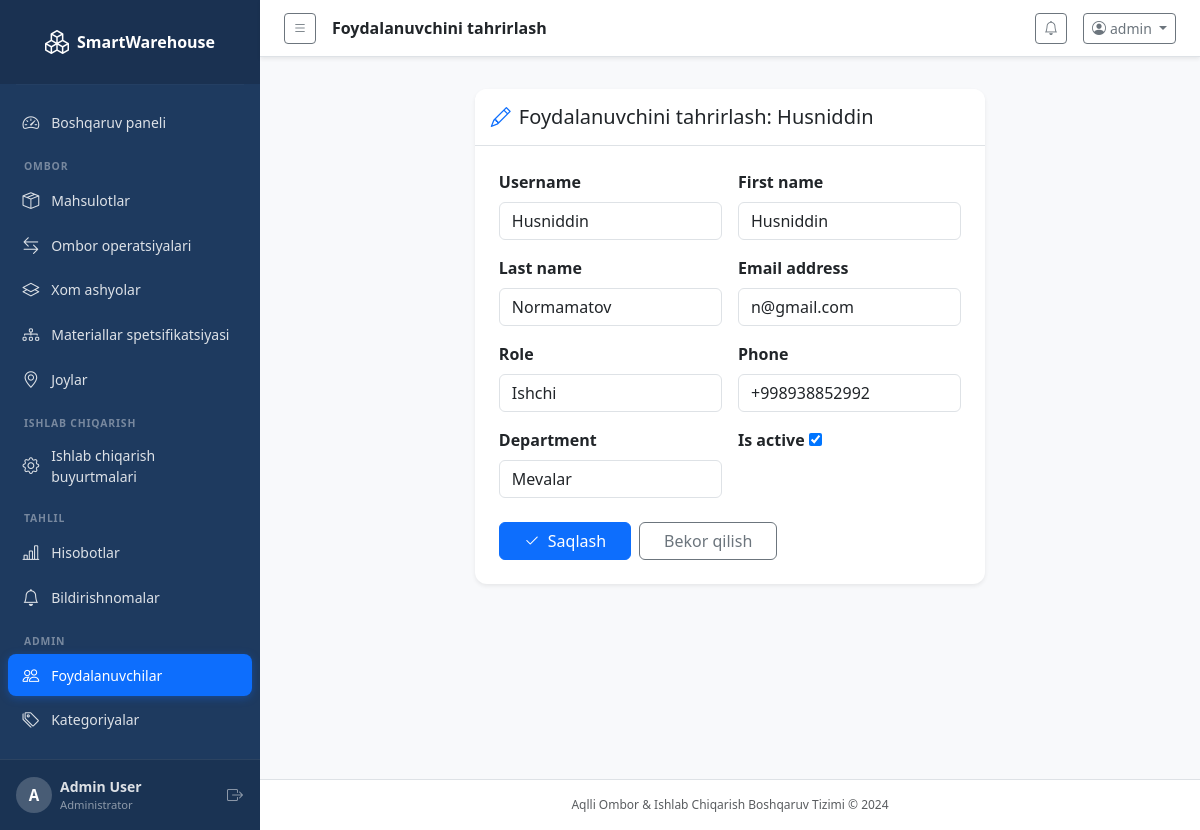
The page /accounts/users/5/edit/ (signed in) on the database its author committed.
### accounts/models.py (models this page shows, shortened)
class CustomUser(AbstractUser):
    ROLE_CHOICES = [
        ('admin', 'Administrator'),
        ('warehouse_manager', 'Ombor boshqaruvchisi'),
        ('production_manager', 'Ishlab chiqarish boshqaruvchisi'),
        ('worker', 'Ishchi'),
    ]
    role = models.CharField(max_length=30, choices=ROLE_CHOICES, default='worker')
    phone = models.CharField(max_length=20, blank=True)
    department = models.CharField(max_length=100, blank=True)
    is_active = models.BooleanField(default=True)
    @property
    def is_admin(self):
        return self.role == 'admin' or self.is_superuser

### accounts/views.py (the view)
# urls.py: path('users/<int:pk>/edit/', views.user_edit, name='user_edit'),
@login_required
@admin_required
def user_edit(request, pk):
    user = get_object_or_404(CustomUser, pk=pk)
    form = UserEditForm(request.POST or None, instance=user)
    if request.method == 'POST' and form.is_valid():
        form.save()
        messages.success(request, "Foydalanuvchi muvaffaqiyatli yangilandi.")
        return redirect('accounts:users')
    return render(request, 'accounts/user_edit.html', {'form': form, 'edit_user': user})

### accounts/forms.py
class UserEditForm(forms.ModelForm):
    class Meta:
        model = CustomUser
        fields = ('username', 'first_name', 'last_name', 'email', 'role', 'phone', 'department', 'is_active')
        widgets = {
            'username': forms.TextInput(attrs={'class': 'form-control'}),
            'first_name': forms.TextInput(attrs={'class': 'form-control'}),
            'last_name': forms.TextInput(attrs={'class': 'form-control'}),
            'email': forms.EmailInput(attrs={'class': 'form-control'}),
            'role': forms.Select(attrs={'class': 'form-control'}),
            'phone': forms.TextInput(attrs={'class': 'form-control'}),
            'department': forms.TextInput(attrs={'class': 'form-control'}),
        }

### dashboard/context_processors.py (called while the page is built)
def notifications_processor(request):
    if request.user.is_authenticated:
        unread_notifications = Notification.objects.filter(is_read=False).order_by('-created_at')[:10]
        unread_count = Notification.objects.filter(is_read=False).count()
        return {
            'unread_notifications': unread_notifications,
            'unread_count': unread_count,
        }
    return {}

### templates/accounts/user_edit.html (shortened to what this page needs)
{% extends 'base.html' %}
{% block page_title %}Foydalanuvchini tahrirlash{% endblock %}
{% block content %}
<div class="row justify-content-center mt-3">
  <div class="col-lg-7">
    <div class="card border-0 shadow-sm">
      <div class="card-header bg-white border-bottom py-3">
        <h5 class="mb-0"><i class="bi bi-pencil me-2 text-primary"></i>Foydalanuvchini tahrirlash: {{ edit_user.username }}</h5>
      </div>
      <div class="card-body p-4">
        <form method="post">
          <div class="row g-3">
            {% for field in form %}
            <div class="col-md-6">
              <label class="form-label fw-semibold">{{ field.label }}</label>
              {{ field }}
            </div>
            {% endfor %}
          </div>
          <div class="d-flex gap-2 mt-4">
            <button type="submit" class="btn btn-primary px-4"><i class="bi bi-check2 me-2"></i>Saqlash</button>
            <a href="{% url 'accounts:users' %}" class="btn btn-outline-secondary px-4">Bekor qilish</a>
          </div>
        </form>
      </div>
    </div>
  </div>
</div>
{% endblock %}

### templates/base.html (shortened to what this page needs)
<!DOCTYPE html>
<html lang="en">
<head>
  <link href="https://cdn.jsdelivr.net/npm/bootstrap@5.3.3/dist/css/bootstrap.min.css" rel="stylesheet">
  <link href="https://cdn.jsdelivr.net/npm/bootstrap-icons@1.11.3/font/bootstrap-icons.min.css" rel="stylesheet">
  <link href="/static/css/custom.css" rel="stylesheet">
</head>
<body class="bg-light">
{% if user.is_authenticated %}
<div class="d-flex" id="wrapper">
  <nav id="sidebar" class="sidebar d-flex flex-column flex-shrink-0 p-0">
    <a href="{% url 'dashboard:index' %}" class="sidebar-brand d-flex align-items-center justify-content-center py-4 px-3 text-decoration-none">
      <i class="bi bi-boxes me-2 fs-4"></i>
      <span class="fs-6 fw-bold">SmartWarehouse</span>
    </a>
    <hr class="sidebar-divider mx-3 my-0">
    <ul class="nav flex-column px-2 py-3 flex-grow-1">
      <li class="nav-item">
        <a class="nav-link sidebar-link {% if request.resolver_match.app_name == 'dashboard' and request.resolver_match.url_name == 'index' %}active{% endif %}"
           href="{% url 'dashboard:index' %}">
          <i class="bi bi-speedometer2"></i><span>Boshqaruv paneli</span>
        </a>
      </li>
      <li class="sidebar-section-label">OMBOR</li>
      <li class="nav-item">
        <a class="nav-link sidebar-link {% if request.resolver_match.app_name == 'inventory' and 'product' in request.resolver_match.url_name %}active{% endif %}"
           href="{% url 'inventory:product_list' %}">
          <i class="bi bi-box-seam"></i><span>Mahsulotlar</span>
        </a>
      </li>
      <li class="nav-item">
        <a class="nav-link sidebar-link {% if request.resolver_match.app_name == 'inventory' and 'transaction' in request.resolver_match.url_name %}active{% endif %}"
           href="{% url 'inventory:transaction_list' %}">
          <i class="bi bi-arrow-left-right"></i><span>Ombor operatsiyalari</span>
        </a>
      </li>
      <li class="nav-item">
        <a class="nav-link sidebar-link {% if request.resolver_match.app_name == 'inventory' and 'raw_material' in request.resolver_match.url_name %}active{% endif %}"
           href="{% url 'inventory:raw_material_list' %}">
          <i class="bi bi-layers"></i><span>Xom ashyolar</span>
        </a>
      </li>
      <li class="nav-item">
        <a class="nav-link sidebar-link {% if request.resolver_match.app_name == 'inventory' and 'bom' in request.resolver_match.url_name %}active{% endif %}"
           href="{% url 'inventory:bom_list' %}">
          <i class="bi bi-diagram-3"></i><span>Materiallar spetsifikatsiyasi</span>
        </a>
      </li>
      <li class="nav-item">
        <a class="nav-link sidebar-link {% if request.resolver_match.app_name == 'inventory' and 'location' in request.resolver_match.url_name %}active{% endif %}"
           href="{% url 'inventory:location_list' %}">
          <i class="bi bi-geo-alt"></i><span>Joylar</span>
        </a>
      </li>
      <li class="sidebar-section-label">ISHLAB CHIQARISH</li>
      <li class="nav-item">
        <a class="nav-link sidebar-link {% if request.resolver_match.app_name == 'production' %}active{% endif %}"
           href="{% url 'production:order_list' %}">
          <i class="bi bi-gear"></i><span>Ishlab chiqarish buyurtmalari</span>
        </a>
      </li>
      <li class="sidebar-section-label">TAHLIL</li>
      <li class="nav-item">
        <a class="nav-link sidebar-link {% if request.resolver_match.app_name == 'reports' %}active{% endif %}"
           href="{% url 'reports:index' %}">
          <i class="bi bi-bar-chart-line"></i><span>Hisobotlar</span>
        </a>
      </li>
      <li class="nav-item">
        <a class="nav-link sidebar-link {% if request.resolver_match.app_name == 'dashboard' and request.resolver_match.url_name == 'notifications' %}active{% endif %}"
           href="{% url 'dashboard:notifications' %}">
          <i class="bi bi-bell"></i><span>Bildirishnomalar</span>
        </a>
      </li>
      {% if user.is_admin %}
      <li class="sidebar-section-label">ADMIN</li>
      <li class="nav-item">
        <a class="nav-link sidebar-link {% if request.resolver_match.app_name == 'accounts' and 'user' in request.resolver_match.url_name %}active{% endif %}"
           href="{% url 'accounts:users' %}">
          <i class="bi bi-people"></i><span>Foydalanuvchilar</span>
        </a>
      </li>
      <li class="nav-item">
        <a class="nav-link sidebar-link" href="{% url 'inventory:category_list' %}">
          <i class="bi bi-tags"></i><span>Kategoriyalar</span>
        </a>
      </li>
      {% endif %}
    </ul>
    <div class="sidebar-footer px-3 py-3">
      <div class="d-flex align-items-center gap-2">
        <div class="avatar-circle">{{ user.username|first|upper }}</div>
        <div class="flex-grow-1 overflow-hidden">
          <div class="fw-semibold text-truncate small">{{ user.get_full_name|default:user.username }}</div>
          <div class="text-muted" style="font-size:0.7rem">{{ user.get_role_display }}</div>
        </div>
        <form method="post" action="{% url 'accounts:logout' %}" class="d-inline">{% csrf_token %}<button type="submit" class="btn btn-link text-muted p-0" title="Chiqish"><i class="bi bi-box-arrow-right"></i></button></form>
      </div>
    </div>
  </nav>
  <div id="page-content-wrapper" class="flex-grow-1 d-flex flex-column min-vh-100">
    <nav class="navbar navbar-expand navbar-light bg-white border-bottom px-4 py-2 sticky-top shadow-sm">
      <button class="btn btn-sm btn-outline-secondary me-3" id="sidebarToggle">
        <i class="bi bi-list"></i>
      </button>
      <span class="navbar-text fw-semibold text-dark">{% block page_title %}{% endblock %}</span>
      <div class="ms-auto d-flex align-items-center gap-3">
        <div class="dropdown">
          <a class="btn btn-sm btn-outline-secondary position-relative" data-bs-toggle="dropdown" href="#">
            <i class="bi bi-bell"></i>
          </a>
        </div>
        <div class="dropdown">
          <a class="btn btn-sm btn-outline-secondary dropdown-toggle" data-bs-toggle="dropdown" href="#">
            <i class="bi bi-person-circle me-1"></i>{{ user.username }}
          </a>
        </div>
      </div>
    </nav>
    <div class="px-4 pt-3">
    </div>
    <main class="flex-grow-1 px-4 pb-4">
{% endif %}
{% block content %}{% endblock %}
{% if user.is_authenticated %}
    </main>
    <footer class="text-center text-muted py-3 border-top bg-white" style="font-size:0.75rem">
      Aqlli Ombor &amp; Ishlab Chiqarish Boshqaruv Tizimi &copy; 2024
    </footer>
  </div>
</div>
{% endif %}
</body>
</html>

### static/css/custom.css (style rules this page uses)
:root { --sidebar-width: 260px; --sidebar-bg: #1e3a5f; --sidebar-text: rgba(255,255,255,0.85); --sidebar-active: rgba(255,255,255,0.12); --accent: #0d6efd; }
#sidebar { width: var(--sidebar-width); min-width: var(--sidebar-width); background: var(--sidebar-bg); color: var(--sidebar-text); transition: width 0.25s ease; overflow: hidden; }
.sidebar-brand { color: #fff !important; font-size: 1rem; background: rgba(0,0,0,0.15); min-height: 64px; }
.sidebar-brand i { font-size: 1.5rem; }
.sidebar-link { color: var(--sidebar-text); border-radius: 8px; padding: 0.55rem 0.9rem; display: flex; align-items: center; gap: 0.75rem; font-size: 0.875rem; transition: background 0.15s, color 0.15s; margin-bottom: 2px; }
.sidebar-link.active { background: var(--accent); color: #fff; box-shadow: 0 2px 8px rgba(13,110,253,0.35); }
.sidebar-link i { font-size: 1.05rem; flex-shrink: 0; }
.sidebar-section-label { font-size: 0.65rem; font-weight: 700; letter-spacing: 0.08em; text-transform: uppercase; color: rgba(255,255,255,0.4); padding: 0.6rem 1rem 0.25rem; margin-top: 0.25rem; }
hr.sidebar-divider { border-color: rgba(255,255,255,0.1); }
.sidebar-footer { background: rgba(0,0,0,0.12); border-top: 1px solid rgba(255,255,255,0.08); }
.sidebar-footer .text-muted { color: rgba(255,255,255,0.5) !important; }
#page-content-wrapper { min-width: 0; background: #f8f9fb; }
.avatar-circle { width: 36px; height: 36px; border-radius: 50%; background: rgba(255,255,255,0.2); color: #fff; display: flex; align-items: center; justify-content: center; font-weight: 700; font-size: 0.95rem; flex-shrink: 0; }
.text-primary { color: #0d6efd !important; }
.card { border-radius: 12px; }
.card-header { border-radius: 12px 12px 0 0 !important; }

### rows shown on the page
CustomUser: username|first "A", get_full_name "Admin User", role "Administrator", username "admin"
CustomUser: username "Husniddin", form "Husniddin" "Husniddin" "Normamatov" "n@gmail.com" "Ishchi" "+998938852992" "Mevalar" "☑"

### other values the page prints
{{ field.label }} "Username" "First name" "Last name" "Email address" "Role" "Phone" "Department" "Is active"
